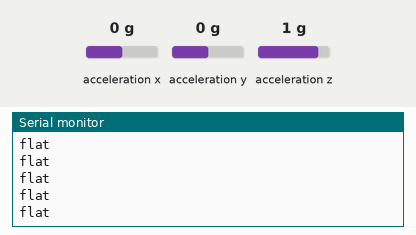
Simulated run of this sketch. Board: Arduino Uno, built with avr-gcc and run on an emulated ATmega328P. Parts: the last lines printed to the serial monitor. Wiring (inferred from the names in the program): MPU-6050 motion sensor at I2C address 0x68. The test bench sets the inputs (shaded band); at power-on: acceleration x 0 g, acceleration y 0 g, acceleration z 1 g.

Above: at 1.2 s.
1.3 s: acceleration x set to -1.4 g
At 1.34 s:
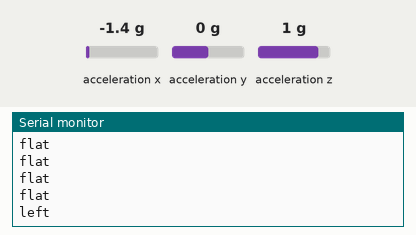
3.2 s: acceleration x set to 0.8 g
At 3.23 s:
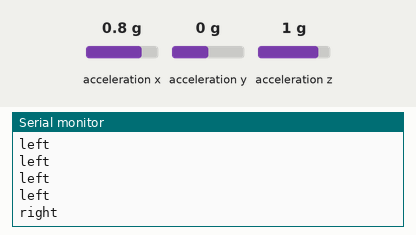

The sketch:

sketch.ino
```cpp
#include <Wire.h>

const int MPU_ADDR = 0x68; // Default I2C address for MPU6050
int16_t ax, ay, az;

// Adjust this threshold if the tilt feels too sensitive or too stiff (range: ~3000 to 8000)
const int TILT_THRESHOLD = 4500;

void setup() {
  Serial.begin(9600); // Matches baudRate: 9600 in your HTML
  Wire.begin();

  // Wake up the MPU6050
  Wire.beginTransmission(MPU_ADDR);
  Wire.write(0x6B); // PWR_MGMT_1 register
  Wire.write(0);    // Set to 0 to wake up the sensor
  Wire.endTransmission(true);
}

void loop() {
  // Request accelerometer data (6 bytes)
  Wire.beginTransmission(MPU_ADDR);
  Wire.write(0x3B); // Starting register for Accel X
  Wire.endTransmission(false);
  Wire.requestFrom(MPU_ADDR, 6, true);

  ax = Wire.read() << 8 | Wire.read(); // X-axis tilt
  ay = Wire.read() << 8 | Wire.read(); // Y-axis tilt
  az = Wire.read() << 8 | Wire.read(); // Z-axis

  // Determine direction and print exact text expected by your game
  if (ax < -TILT_THRESHOLD) {
    Serial.println("left");
  } else if (ax > TILT_THRESHOLD) {
    Serial.println("right");
  } else if (ay < -TILT_THRESHOLD) {
    Serial.println("up");
  } else if (ay > TILT_THRESHOLD) {
    Serial.println("down");
  } else {
    Serial.println("flat");
  }

  delay(50); // Sends updates 20 times per second (prevents "No Signal" timeout)
}
```

Measured:
- after the input at 1.3 s, the serial monitor: prints a new line at once (image 1)
- after the input at 3.2 s, the serial monitor: prints a new line at once (image 2)
